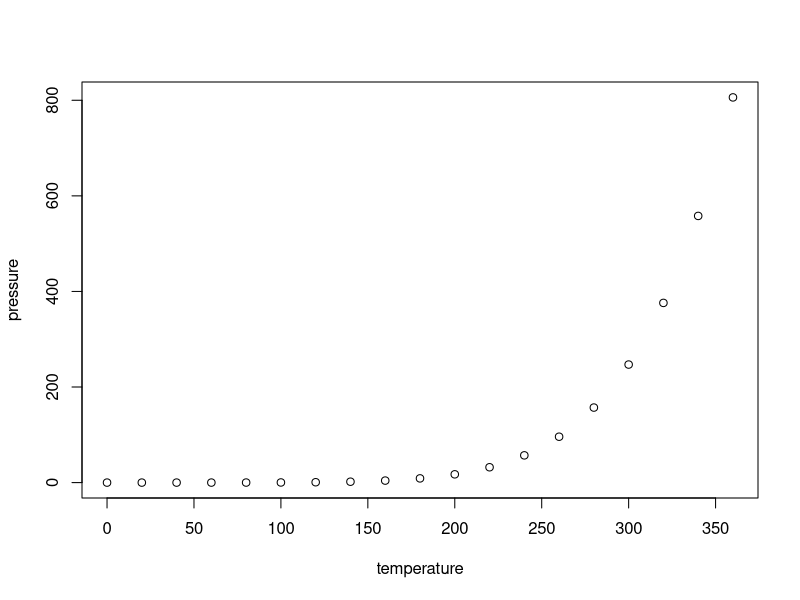
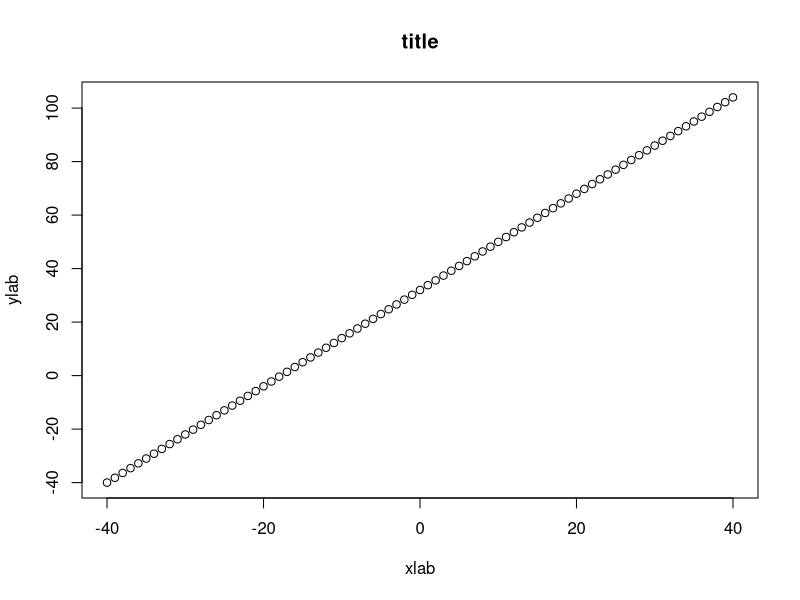

Reproduce these figures in R, in order.
## ---- chunk 1
knitr::opts_chunk$set(echo = TRUE)
## ---- chunk 2
summary(cars)
## ---- chunk 3
plot(pressure)
print(plot)
## ---- chunk 4
a = 3
y = 4
x <- y + 2
b <- a + 2


print(x+b)
## ---- chunk 5

all_C_temps <- seq(-40, 40, 1)
all_F_temps <- all_C_temps * 9/5 + 32


plot(x=all_C_temps, y=all_F_temps, xlab="xlab", ylab="ylab", main="title")

## ---- chunk 6
a = 3
y = 4
x <- y + 2
b <- a + 2


print(x+b)
## ---- chunk 7
a = 2
y = 6
x <- y + 5
b <- a + 4


print(x+b)
